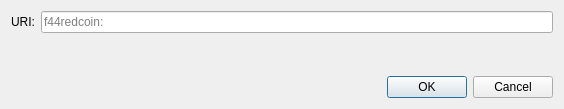
<?xml version="1.0" encoding="UTF-8"?>
<ui version="4.0">
 <class>OpenURIDialog</class>
 <widget class="QDialog" name="OpenURIDialog">
  <property name="geometry">
   <rect>
    <x>0</x>
    <y>0</y>
    <width>564</width>
    <height>109</height>
   </rect>
  </property>
  <property name="windowTitle">
   <string>Open f44redcoin URI</string>
  </property>
  <layout class="QVBoxLayout" name="verticalLayout">
   <item>
    <layout class="QHBoxLayout" name="horizontalLayout">
     <item>
      <widget class="QLabel" name="label">
       <property name="text">
        <string>URI:</string>
       </property>
      </widget>
     </item>
     <item>
      <widget class="QValidatedLineEdit" name="uriEdit">
       <property name="placeholderText">
        <string notr="true">f44redcoin:</string>
       </property>
      </widget>
     </item>
    </layout>
   </item>
   <item>
    <spacer name="verticalSpacer">
     <property name="orientation">
      <enum>Qt::Vertical</enum>
     </property>
     <property name="sizeHint" stdset="0">
      <size>
       <width>20</width>
       <height>40</height>
      </size>
     </property>
    </spacer>
   </item>
   <item>
    <widget class="QDialogButtonBox" name="buttonBox">
     <property name="orientation">
      <enum>Qt::Horizontal</enum>
     </property>
     <property name="standardButtons">
      <set>QDialogButtonBox::Cancel|QDialogButtonBox::Ok</set>
     </property>
    </widget>
   </item>
  </layout>
 </widget>
 <customwidgets>
  <customwidget>
   <class>QValidatedLineEdit</class>
   <extends>QLineEdit</extends>
   <header>qt/qvalidatedlineedit.h</header>
  </customwidget>
 </customwidgets>
 <resources/>
 <connections>
  <connection>
   <sender>buttonBox</sender>
   <signal>accepted()</signal>
   <receiver>OpenURIDialog</receiver>
   <slot>accept()</slot>
   <hints>
    <hint type="sourcelabel">
     <x>248</x>
     <y>254</y>
    </hint>
    <hint type="destinationlabel">
     <x>157</x>
     <y>274</y>
    </hint>
   </hints>
  </connection>
  <connection>
   <sender>buttonBox</sender>
   <signal>rejected()</signal>
   <receiver>OpenURIDialog</receiver>
   <slot>reject()</slot>
   <hints>
    <hint type="sourcelabel">
     <x>316</x>
     <y>260</y>
    </hint>
    <hint type="destinationlabel">
     <x>286</x>
     <y>274</y>
    </hint>
   </hints>
  </connection>
 </connections>
</ui>
